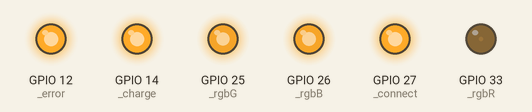
Bench run of a sketch on a simulated ESP32. On the bench: output pins drawn as LEDs (lit = HIGH). What the sketch prints to the serial monitor is not drawn.

Above: at 0.05 s.
At 1.95 s:
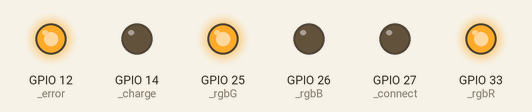
At 2.95 s:
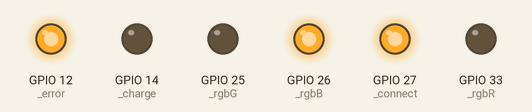
At 3.95 s:
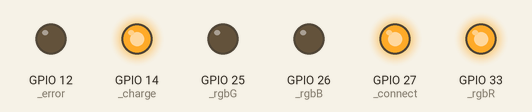
Timing chart, 0 to 5.2 s (numbered marks = the images above):
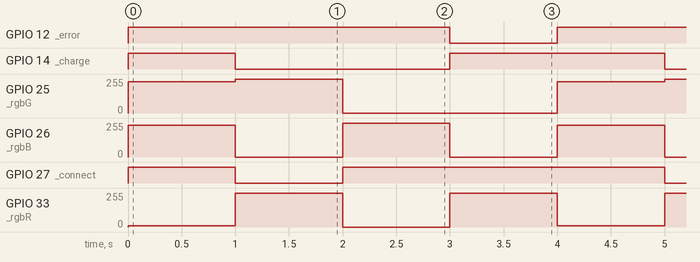

The sketch:

Led_State.ino
```cpp
#define _ledButton           2  //DO2 in PCB
#define _connect            27  //Connect in PCB =>Active Low
#define _charge             14  //Charge in PCB  =>Active Low
#define _error              12  //Error in PCB   =>Active Low
#define _rgbR               33
#define _rgbG               25
#define _rgbB               26
#define pwm_frequency     5000
#define pwm_resolution       8   //Bit resolution 2^8 = 256
#define redChannel           0
#define greenChannel         1
#define blueChannel          2

void turquoise_stateA();
void yellow_stateB();
void blue_stateC();
void red_stateError();

void setup() {
  Serial.begin(115200);
  Serial.println("Start");

  //pinMode(_ledButton, OUTPUT);
  pinMode(_connect, OUTPUT);
  pinMode(_charge, OUTPUT);
  pinMode(_error, OUTPUT);

  pinMode(_rgbR, OUTPUT);
  pinMode(_rgbG, OUTPUT);
  pinMode(_rgbB, OUTPUT);

  //digitalWrite(_ledButton, HIGH);

  //PWM properties to the PWM channels
  ledcSetup(redChannel, pwm_frequency, pwm_resolution);
  ledcSetup(greenChannel, pwm_frequency, pwm_resolution);
  ledcSetup(blueChannel, pwm_frequency, pwm_resolution);

  //Attach the PWM channels to the corresponding GPIOs
  ledcAttachPin(_rgbR, redChannel);
  ledcAttachPin(_rgbG, greenChannel);
  ledcAttachPin(_rgbB, blueChannel);
}

void loop() {
  turquoise_stateA();
  delay(1000);
  yellow_stateB();
  delay(1000);
  blue_stateC();
  delay(1000);
  red_stateError();
  delay(1000);
}

void turquoise_stateA() {
  ledcWrite(redChannel, 9);
  ledcWrite(greenChannel, 235);
  ledcWrite(blueChannel, 238);
  digitalWrite(_connect, HIGH);
  digitalWrite(_charge, HIGH);
  digitalWrite(_error, HIGH);
}


void yellow_stateB() {
  ledcWrite(redChannel, 255);
  ledcWrite(greenChannel, 255);
  ledcWrite(blueChannel, 0);
  digitalWrite(_connect, LOW);
  digitalWrite(_charge, LOW);
  digitalWrite(_error, HIGH);

}

void blue_stateC() {
  ledcWrite(redChannel, 0);
  ledcWrite(greenChannel, 0);
  ledcWrite(blueChannel, 255);
  digitalWrite(_connect, HIGH);
  digitalWrite(_charge, LOW);
  digitalWrite(_error, HIGH);
}

void red_stateError() {
  ledcWrite(redChannel, 255);
  ledcWrite(greenChannel, 0);
  ledcWrite(blueChannel, 0);
  digitalWrite(_connect, HIGH);
  digitalWrite(_charge, HIGH);
  digitalWrite(_error, LOW);
}
```

Measured:
- by itself, GPIO 12 (_error): alternates HIGH for 3.0 s and LOW for 1.0 s
- by itself, GPIO 14 (_charge): repeats every 4.0 s: LOW 2.0 s, HIGH 2.0 s
- by itself, GPIO 25 (_rgbG): repeats every 4.0 s: 255/255 1.0 s, 0/255 2.0 s, 234/255 1.0 s
- by itself, GPIO 26 (_rgbB): repeats every 4.0 s: 0/255 1.0 s, 255/255 1.0 s, 0/255 1.0 s, 237/255 1.0 s
- by itself, GPIO 27 (_connect): repeats every 4.0 s: LOW 1.0 s, HIGH 3.0 s
- by itself, GPIO 33 (_rgbR): repeats every 4.0 s: 255/255 1.0 s, 0/255 1.0 s, 255/255 1.0 s, 9/255 1.0 s
